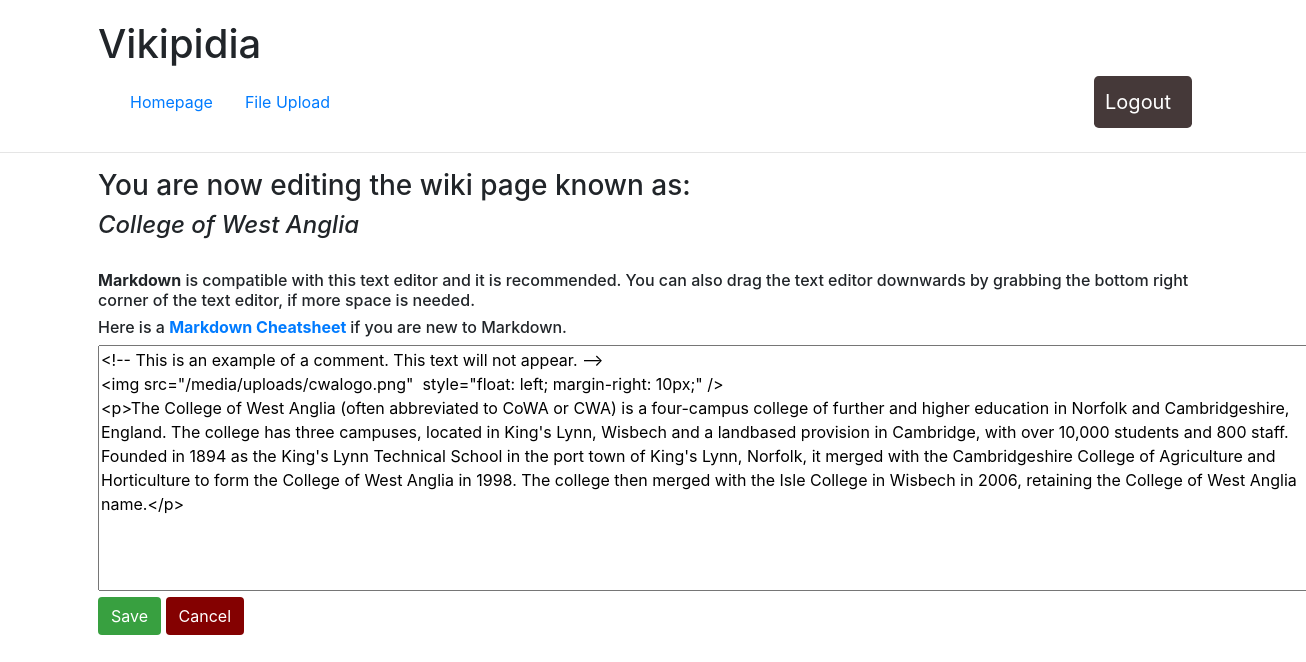
/wiki/College of West Anglia/edit (signed in), run on an earlier commit of the app's database.
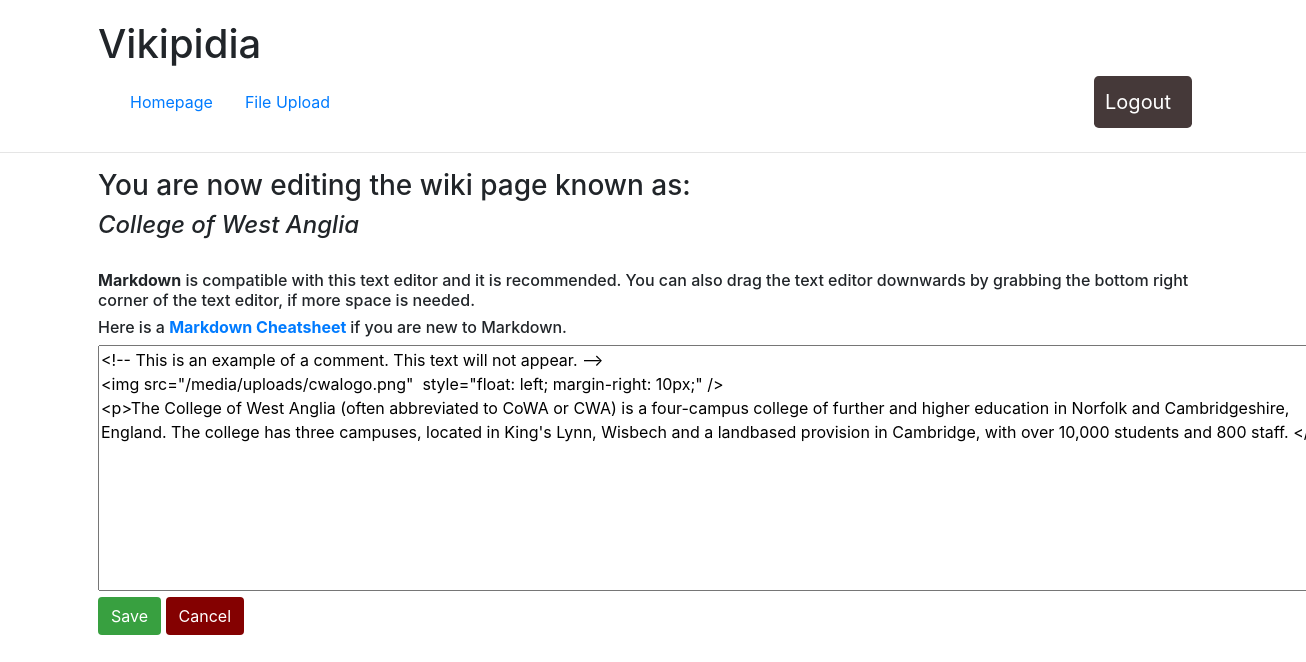
And on a later commit of the database.
### wiki/models.py (models this page shows, shortened)
class Page(models.Model):
    title = models.CharField(max_length=64, primary_key=True)
    content = models.TextField()
    counter = models.IntegerField(default = 1)

### wiki/views.py (the view)
# urls.py: path('<str:pk>/edit', views.edit_page, name='edit_page'),
@login_required(login_url='wiki:login') # If logged out, redirects the user to the login screen.
def edit_page(request, pk):
    try:
        page = Page.objects.get(pk=pk)
        content = page.content
    except Page.DoesNotExist:
        content=''
    return render(request, 'wiki/edit_page.html',{ 'page_name':pk, 'content':content},)

### wiki/templates/wiki/edit_page.html (shortened to what this page needs)
{% extends 'wiki/base.html' %}
{% load staticfiles %}
{% block pageheader %}Editing {{ page_name }}{% endblock %} {% block content %}
<div class="container">
    {% block contentTitle %}
    <h3>You are now editing the wiki page known as:</h3>
    <h4>
        <i>{{page_name}}</i>
    </h4>
    {% endblock %}
    <br />
    <h6>
        <strong>Markdown</strong> is compatible with this text editor and it is recommended. You can also drag the text editor downwards
        by grabbing the bottom right corner of the text editor, if more space is needed.</h6>
    <h6>Here is a
        <strong>
            <a href="https://github.com/adam-p/markdown-here/wiki/Markdown-Cheatsheet">Markdown Cheatsheet</a>
        </strong> if you are new to Markdown.</h6>
    <form method="post" action="{% url 'wiki:save_page' page_name %}">
        <textarea id="id_content" name="content" rows="10" cols="120">{{content}}</textarea>
        <input class="btn" id="savebutton" name="Save" type="submit" value="Save">
        <input class="btn" id="cancelbutton" name="Cancel" type="submit" value="Cancel">
    </form>
</div>
{% endblock %}

### wiki/templates/wiki/base.html (shortened to what this page needs)
{% load static %}
<!DOCTYPE html>
<html>
<head>
    <link rel="stylesheet" type="text/css" href="{% static 'wiki/wikistyle.css' %}">
    <link rel="stylesheet" href="https://stackpath.bootstrapcdn.com/bootstrap/4.3.1/css/bootstrap.min.css"
>
</head>
<div class="container" style="margin-top:20px;">
    <h1 style="display:inline">Vikipidia</h1>
    <nav class="navbar navbar-expand-lg navbar-light justify-content-start ml-auto">
        <a class="nav-link" href="{% url 'wiki:index' %}">Homepage</a>
        <a class="nav-link" href="{% url 'wiki:upload_page' %}">File Upload</a>
        <div class="justify-content-end ml-auto">
            {% if user.is_authenticated%}
            <a class="btn btn-lg" id="logoutbase" style="padding:10px 20px 10px 10px"
                href="{% url 'wiki:logout'%}">Logout</a>
            {% else %}
            <a class="btn btn-lg" style="margin-left:auto; float:right !important;" id="loginbase"
                href="{% url 'wiki:login' %}">Go to Login</a>
            {% endif %}
        </div>
    </nav>
</div>
<hr />
<body>
    {% block content %}NO CONTENT PROVIDED{% endblock content %}
</body>
</html>

### wiki/static/wiki/wikistyle.css (style rules this page uses)
#logoutbase { background-color: rgb(69, 57, 57); color: white; padding: 10px 24px 10px 10px; }
#savebutton { background-color: rgb(56, 160, 64); color: white; }
#cancelbutton { background-color: rgb(132, 1, 1); color: white; }

What changed in the data, as far as the page shows it:
changed Page "College of West Anglia": content "…students and 800 staff. Founded in 1894 as the King's Lynn Technical School in the port town of King's Lynn, Norfolk, it merged with the Cambridgeshire College of Agriculture and Horticulture to form the College of West Anglia in 1998. The college then merged with the Isle College in Wisbech in 2006, retaining the College of West Anglia name.</p>" → "…students and 800 staff. </p>"
